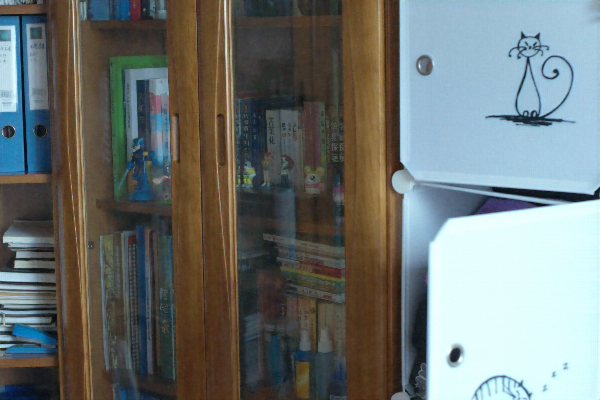
#> input picture 001_Codes/SuperGlue/LOL_data/LOL_v1/RetinexMamba_LOL_v1/LOL_v1/1.png, 600 x 400 px, found by its file name
$ python picture_break.py
#> lines starting #> are read from the running program, lines starting #| are printed output that depends on the picture
from PIL import Image

def crop_image(input_image_path, output_image_path1, output_image_path2, crop_size):
    # 打开原始图像
#> called with crop_size = 360
    original_image = Image.open(input_image_path)
#> original_image is the input picture: PIL image 600x400 RGB; mean R, G, B 109.3, 116.4, 114.7

    # 获取原始图像的尺寸
    original_width, original_height = original_image.size  # 这里是600*400
#> original_width = 600; original_height = 400

    # 计算裁剪区域的起始点
    # 假设我们从图像的左上角和右下角分别裁剪
    left_top_x = 0
    left_top_y = 0
    right_bottom_x = crop_size*3/2
    right_bottom_y = crop_size

    # 裁剪第一个图像区域
    crop1 = original_image.crop((left_top_x, left_top_y, right_bottom_x, right_bottom_y))
    # crop1 = original_image.crop((0, 0, 540, 360))

    # 计算第二个图像区域的起始点，位于图像的右下角
    left_top_x = original_width - crop_size*3/2
#> left_top_x = 60
    left_top_y = original_height - crop_size
#> left_top_y = 40
    right_bottom_x = original_width
#> right_bottom_x = 600
    right_bottom_y = original_height
#> right_bottom_y = 400

    # 裁剪第二个图像区域
    crop2 = original_image.crop((left_top_x, left_top_y, right_bottom_x, right_bottom_y))
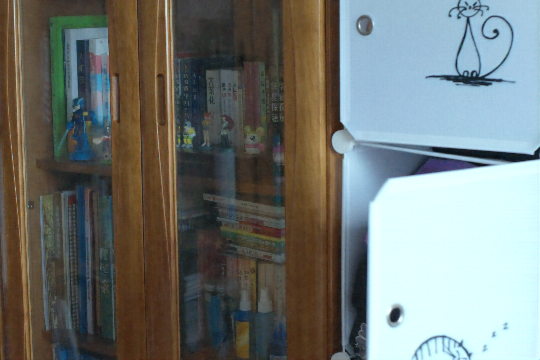
#> crop2: PIL image 540x360 RGB; mean R, G, B 113.7, 119.6, 116.2
    # crop2 = original_image.crop((60, 40, 600, 400))

    # 保存裁剪后的图像
    crop1.save(output_image_path1)
    crop2.save(output_image_path2)

""" # 使用示例LOL1
input_path = '/home/xr/KXR/SuperGluePretrainedNetwork/LOL_data/LOL_v1/RetinexMamba_LOL_v1/best_psnr_23/1.png'  # 替换为你的图像文件路径
output_path1 = '/home/xr/KXR/SuperGluePretrainedNetwork/LOL_breakdata/LOL_v1/image1.png'    # 第一个输出图像的路径
output_path2 = '/home/xr/KXR/SuperGluePretrainedNetwork/LOL_breakdata/LOL_v1/image2.png'    # 第二个输出图像的路径
crop_dimensions = 360  # 裁剪区域的高度，不能超过400

crop_image(input_path, output_path1, output_path2, crop_dimensions)

# 使用示例LOL2
input_path = '/home/xr/KXR/SuperGluePretrainedNetwork/LOL_data/LOL_v2_real/RetinexMamba_LOL_v2_real/best_psnr_21/00690.png'  # 替换为你的图像文件路径
output_path1 = '/home/xr/KXR/SuperGluePretrainedNetwork/LOL_breakdata/LOL_v2_real/image1.png'    # 第一个输出图像的路径
output_path2 = '/home/xr/KXR/SuperGluePretrainedNetwork/LOL_breakdata/LOL_v2_real/image2.png'    # 第二个输出图像的路径
crop_dimensions = 360  # 裁剪区域的高度，不能超过400

crop_image(input_path, output_path1, output_path2, crop_dimensions)

# 使用示例LOL2_synthetic
input_path = '/home/xr/KXR/SuperGluePretrainedNetwork/LOL_data/LOL_v2_synthetic/RetinexMamba_LOL_v2_synthetic/best_psnr_25/r068812d7t.png'  # 替换为你的图像文件路径
output_path1 = '/home/xr/KXR/SuperGluePretrainedNetwork/LOL_breakdata/LOL_v2_synthetic/image1.png'    # 第一个输出图像的路径
output_path2 = '/home/xr/KXR/SuperGluePretrainedNetwork/LOL_breakdata/LOL_v2_synthetic/image2.png'    # 第二个输出图像的路径
crop_dimensions = 252  # 裁剪区域的高度，不能超过400 """

# 原始数据LOL1
input_path = '/home/xr/KXR/SuperGluePretrainedNetwork/LOL_origin/LOLv1/Test/input/1.png'  # 替换为你的图像文件路径
output_path1 = '/home/xr/KXR/SuperGluePretrainedNetwork/LOL_breakdata/LOL_v1/origin1.png'    # 第一个输出图像的路径
output_path2 = '/home/xr/KXR/SuperGluePretrainedNetwork/LOL_breakdata/LOL_v1/origin2.png'    # 第二个输出图像的路径
crop_dimensions = 360  # 裁剪区域的高度，不能超过400

crop_image(input_path, output_path1, output_path2, crop_dimensions)

# 原始数据LOL2
input_path = '/home/xr/KXR/SuperGluePretrainedNetwork/LOL_origin/LOLv2/Real_captured/Test/Low/00690.png'  # 替换为你的图像文件路径
output_path1 = '/home/xr/KXR/SuperGluePretrainedNetwork/LOL_breakdata/LOL_v2_real/origin1.png'    # 第一个输出图像的路径
output_path2 = '/home/xr/KXR/SuperGluePretrainedNetwork/LOL_breakdata/LOL_v2_real/origin2.png'    # 第二个输出图像的路径
crop_dimensions = 360  # 裁剪区域的高度，不能超过400

crop_image(input_path, output_path1, output_path2, crop_dimensions)
#> call 2 of crop_image, with crop_size = 360
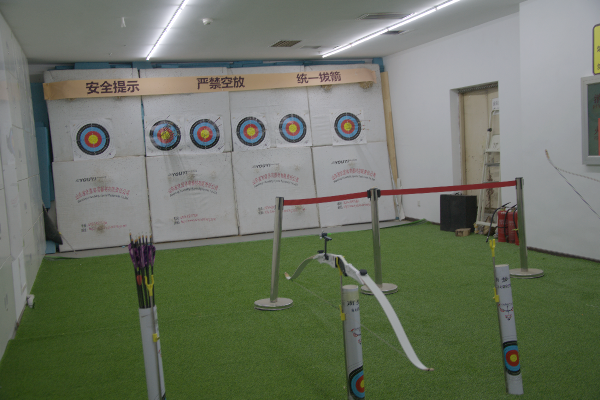
#> input picture 001_Codes/SuperGlue/LOL_origin/LOLv2/Real_captured/Test/Normal/00690.png, 600 x 400 px, found by its file name
#> in crop_image, original_image is the input picture: PIL image 600x400 RGB; mean R, G, B 108.7, 116, 99.9
#> in crop_image (call 2), `crop1 = original_image.crop((left_top_x, left_top_y, right_bottom_x, r..`:
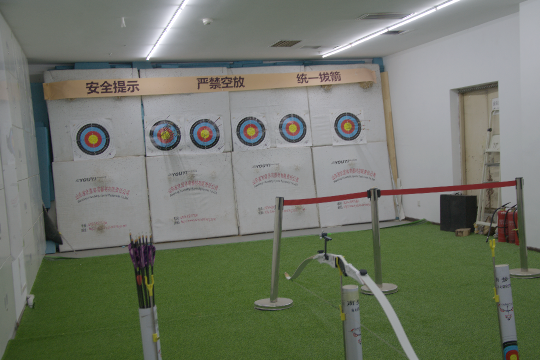
#> crop1: PIL image 540x360 RGB; mean R, G, B 113, 118.9, 105.2
#> in crop_image (call 2), `crop2 = original_image.crop((left_top_x, left_top_y, right_bottom_x, r..`:
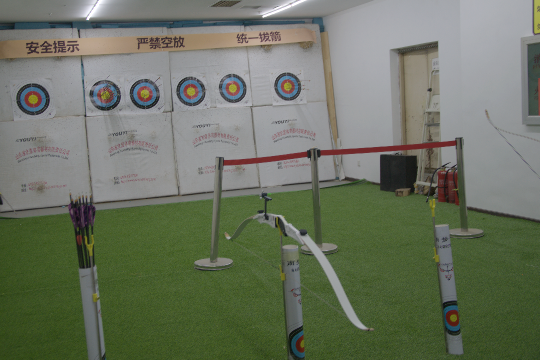
#> crop2: PIL image 540x360 RGB; mean R, G, B 107.7, 115.3, 97.3

# 原始数据LOL2_synthetic
input_path = '/home/xr/KXR/SuperGluePretrainedNetwork/LOL_origin/LOLv2/Synthetic/Test/Low/r068812d7t.png'  # 替换为你的图像文件路径
output_path1 = '/home/xr/KXR/SuperGluePretrainedNetwork/LOL_breakdata/LOL_v2_synthetic/origin1.png'    # 第一个输出图像的路径
output_path2 = '/home/xr/KXR/SuperGluePretrainedNetwork/LOL_breakdata/LOL_v2_synthetic/origin2.png'    # 第二个输出图像的路径
crop_dimensions = 252  # 裁剪区域的高度，不能超过400

crop_image(input_path, output_path1, output_path2, crop_dimensions)
#> call 3 of crop_image, with crop_size = 252
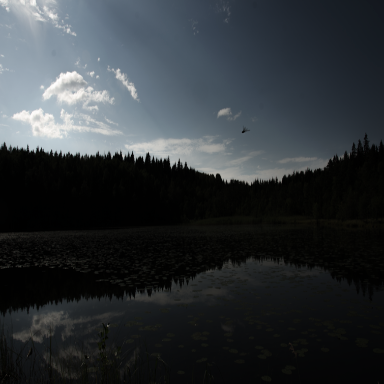
#> input picture 001_Codes/SuperGlue/LOL_origin/LOLv2/Synthetic/Test/Low/r068812d7t.png, 384 x 384 px, found by its file name
#> in crop_image, original_image is the input picture: PIL image 384x384 RGB; mean R, G, B 47.3, 51.9, 55.4
#> in crop_image (call 3), `crop1 = original_image.crop((left_top_x, left_top_y, right_bottom_x, r..`:
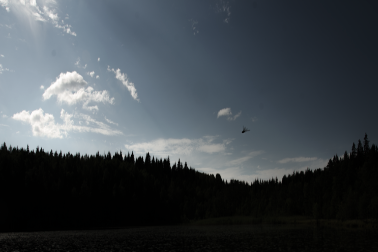
#> crop1: PIL image 378x252 RGB; mean R, G, B 64.4, 71.1, 76.5
#> in crop_image (call 3), `crop2 = original_image.crop((left_top_x, left_top_y, right_bottom_x, r..`:
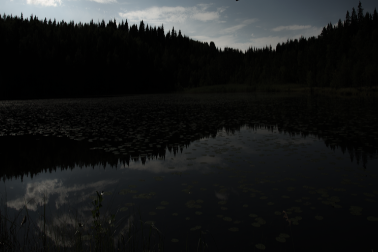
#> crop2: PIL image 378x252 RGB; mean R, G, B 25.4, 27, 27


# 原始数据LOL1
input_path = '/home/xr/KXR/SuperGluePretrainedNetwork/LOL_origin/LOLv1/Test/target/1.png'  # 替换为你的图像文件路径
output_path1 = '/home/xr/KXR/SuperGluePretrainedNetwork/LOL_breakdata/LOL_v1/normal1.png'    # 第一个输出图像的路径
output_path2 = '/home/xr/KXR/SuperGluePretrainedNetwork/LOL_breakdata/LOL_v1/normal2.png'    # 第二个输出图像的路径
crop_dimensions = 360  # 裁剪区域的高度，不能超过400

crop_image(input_path, output_path1, output_path2, crop_dimensions)

# 原始数据LOL2
input_path = '/home/xr/KXR/SuperGluePretrainedNetwork/LOL_origin/LOLv2/Real_captured/Test/Normal/00690.png'  # 替换为你的图像文件路径
output_path1 = '/home/xr/KXR/SuperGluePretrainedNetwork/LOL_breakdata/LOL_v2_real/normal1.png'    # 第一个输出图像的路径
output_path2 = '/home/xr/KXR/SuperGluePretrainedNetwork/LOL_breakdata/LOL_v2_real/normal2.png'    # 第二个输出图像的路径
crop_dimensions = 360  # 裁剪区域的高度，不能超过400

crop_image(input_path, output_path1, output_path2, crop_dimensions)

# 原始数据LOL2_synthetic
input_path = '/home/xr/KXR/SuperGluePretrainedNetwork/LOL_origin/LOLv2/Synthetic/Test/Normal/r068812d7t.png'  # 替换为你的图像文件路径
output_path1 = '/home/xr/KXR/SuperGluePretrainedNetwork/LOL_breakdata/LOL_v2_synthetic/normal1.png'    # 第一个输出图像的路径
output_path2 = '/home/xr/KXR/SuperGluePretrainedNetwork/LOL_breakdata/LOL_v2_synthetic/normal2.png'    # 第二个输出图像的路径
crop_dimensions = 252  # 裁剪区域的高度，不能超过400

crop_image(input_path, output_path1, output_path2, crop_dimensions)
